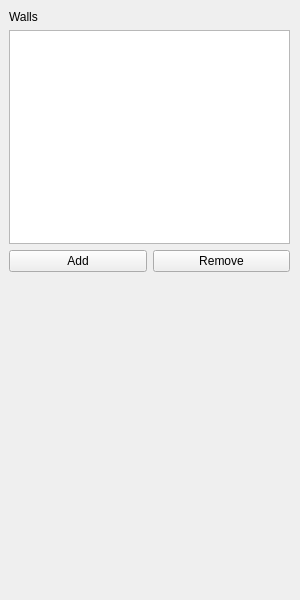
<?xml version="1.0" encoding="UTF-8"?>
<ui version="4.0">
 <class>BasicZoneWidget</class>
 <widget class="QWidget" name="BasicZoneWidget">
  <property name="geometry">
   <rect>
    <x>0</x>
    <y>0</y>
    <width>300</width>
    <height>600</height>
   </rect>
  </property>
  <property name="sizePolicy">
   <sizepolicy hsizetype="Minimum" vsizetype="Minimum">
    <horstretch>0</horstretch>
    <verstretch>0</verstretch>
   </sizepolicy>
  </property>
  <property name="minimumSize">
   <size>
    <width>300</width>
    <height>600</height>
   </size>
  </property>
  <property name="windowTitle">
   <string>Property</string>
  </property>
  <widget class="QWidget" name="">
   <property name="geometry">
    <rect>
     <x>9</x>
     <y>10</y>
     <width>281</width>
     <height>262</height>
    </rect>
   </property>
   <layout class="QVBoxLayout" name="verticalLayout_2">
    <item>
     <layout class="QVBoxLayout" name="verticalLayout">
      <item>
       <widget class="QLabel" name="label">
        <property name="text">
         <string>Walls</string>
        </property>
       </widget>
      </item>
      <item>
       <widget class="QListWidget" name="listWidget"/>
      </item>
     </layout>
    </item>
    <item>
     <layout class="QHBoxLayout" name="horizontalLayout">
      <item>
       <widget class="QPushButton" name="pushButton">
        <property name="text">
         <string>Add</string>
        </property>
       </widget>
      </item>
      <item>
       <widget class="QPushButton" name="pushButton_2">
        <property name="text">
         <string>Remove</string>
        </property>
       </widget>
      </item>
     </layout>
    </item>
   </layout>
  </widget>
 </widget>
 <resources/>
 <connections/>
</ui>
